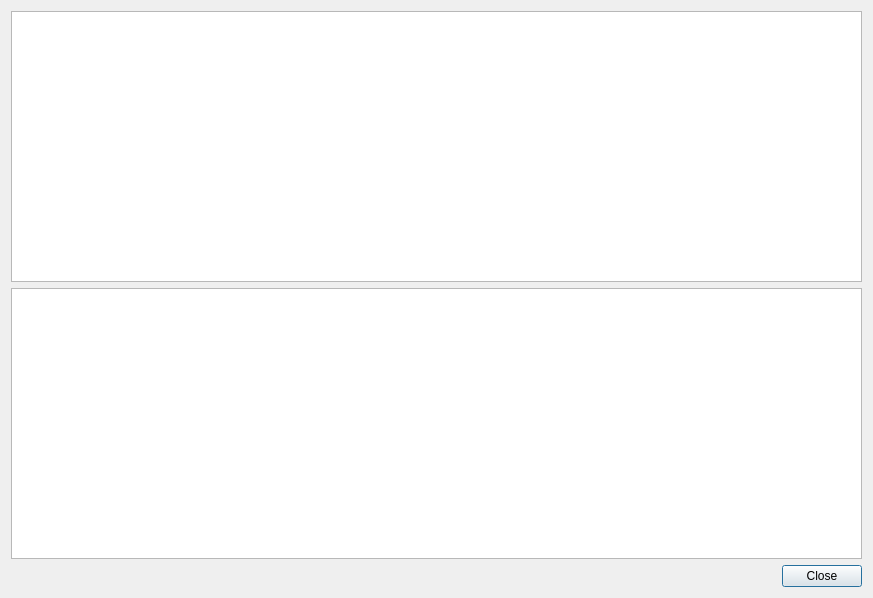
<?xml version="1.0" encoding="UTF-8"?>
<ui version="4.0">
 <class>ProgressDialog</class>
 <widget class="QDialog" name="ProgressDialog">
  <property name="geometry">
   <rect>
    <x>0</x>
    <y>0</y>
    <width>873</width>
    <height>598</height>
   </rect>
  </property>
  <property name="windowTitle">
   <string>Progress</string>
  </property>
  <layout class="QVBoxLayout" name="verticalLayout">
   <item>
    <widget class="QtCharts::QChartView" name="cumulativeDailyView"/>
   </item>
   <item>
    <widget class="QtCharts::QChartView" name="monthlyView"/>
   </item>
   <item>
    <widget class="QDialogButtonBox" name="buttonBox">
     <property name="orientation">
      <enum>Qt::Horizontal</enum>
     </property>
     <property name="standardButtons">
      <set>QDialogButtonBox::Close</set>
     </property>
    </widget>
   </item>
  </layout>
 </widget>
 <customwidgets>
  <customwidget>
   <class>QtCharts::QChartView</class>
   <extends>QGraphicsView</extends>
   <header location="global">QChartView</header>
  </customwidget>
 </customwidgets>
 <resources/>
 <connections>
  <connection>
   <sender>buttonBox</sender>
   <signal>rejected()</signal>
   <receiver>ProgressDialog</receiver>
   <slot>reject()</slot>
   <hints>
    <hint type="sourcelabel">
     <x>316</x>
     <y>260</y>
    </hint>
    <hint type="destinationlabel">
     <x>286</x>
     <y>274</y>
    </hint>
   </hints>
  </connection>
 </connections>
</ui>
